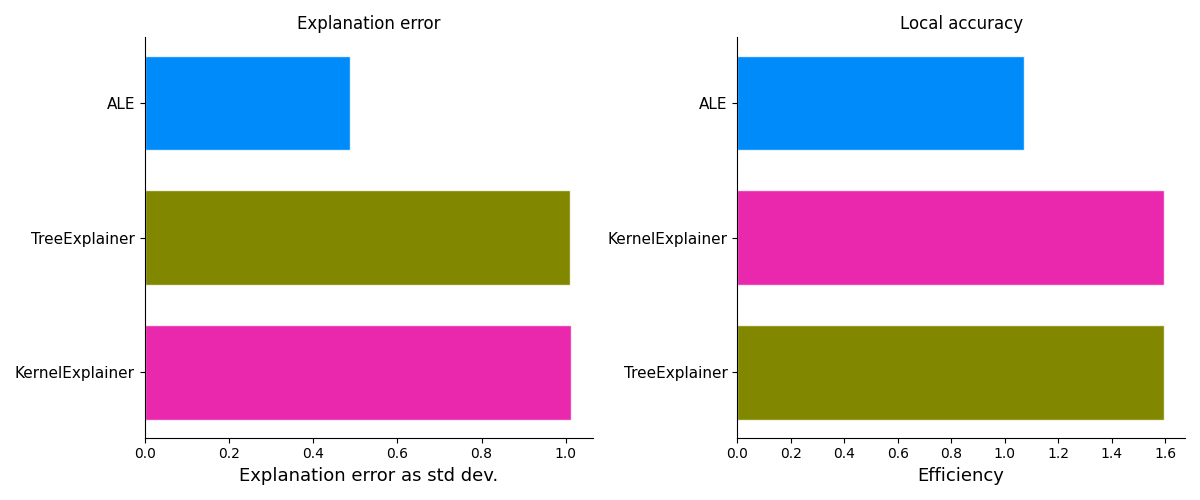

Generate this figure with Python:
import numpy
import shap
import shap.benchmark
import shap.maskers
from alibi.explainers import ALE
from joblib import load
from matplotlib import pyplot as plt
from shap.benchmark.experiments import *
from sklearn.datasets import load_iris
from sklearn.model_selection import train_test_split

import my_utils
from Global.Models.ETC_model import create_ETC


def score_map(true, pred):
    """ Computes local accuracy as the normalized standard deviation of numerical scores.
    """
    return np.std(pred - true) / (np.std(true) + 1e-6)


def to_array(*args):
    # REMEMBER THIS
    return [a.values if str(type(a)).endswith("'pandas.core.frame.DataFrame'>") else a for a in args]


def strip_list(attrs):
    """ This assumes that if you have a list of outputs you just want the second one (the second class is the '1' class)
    """
    if isinstance(attrs, list):
        return attrs[1]
    else:
        return attrs


def local_accuracy(X_train, X_test, attr_test, metric, trained_model):
    """ The how well do the features plus a constant base rate sum up to the model output.
    """

    X_train, X_test = to_array(X_train, X_test)

    # how many features to mask
    assert X_train.shape[1] == X_test.shape[1]

    # keep nkeep top features and re-train the model for each test explanation
    yp_test = trained_model.predict(X_test)

    return metric(yp_test, strip_list(attr_test).sum(1))


def bench(is_need_to_create, model_filename):
    data = load_iris()
    # X_train, X_test, Y_train, Y_test = train_test_split(*shap.datasets.iris(), test_size=0.2, random_state=0)
    feature_names = data.feature_names
    target_names = data.target_names
    X = data.data
    y = data.target
    X_train, X_test, Y_train, Y_test = train_test_split(X, y, test_size=0.2, random_state=0)

    # X_eval = X_test.values[:]
    X_eval = X_test[:]
    y_eval = Y_test[:]

    if is_need_to_create:
        create_ETC(model_filename, X_train, Y_train)

    model = load(model_filename)
    masker = shap.maskers.Independent(data=X_eval)

    explainers = [
        ("KernelExplainer", shap.KernelExplainer(model.predict_proba, X_train, masker=masker)),
        ("TreeExplainer", shap.TreeExplainer(model, masker=masker))
    ]
    results = {}
    explanation_error_arr = []
    local_accuracy_arr = []

    for name, exp in explainers:
        shap_values = exp.shap_values(X_eval)
        smasker = shap.benchmark.ExplanationError(masker, model.predict, shap_values[0])
        explanation_error_arr.append(smasker(shap_values[0], name=name))
        local_accuracy_arr.append(
            shap.benchmark.BenchmarkResult(
                "local accuracy", name, value=local_accuracy(X_train, X_test, shap_values[0], score_map, model)
            )
        )

    ale = ALE(model.predict_proba, feature_names=feature_names, target_names=target_names)
    exp = ale.explain(X_train)
    ale_values = exp.ale_values
    # ale_values = ale.explain(X_eval, min_bin_points=X_eval.shape[0])

    new_ale_values = []
    for i in range(target_names.size):
        tmp = []
        for j in range(len(ale_values)):
            tmp2 = []
            for k in range(ale_values[j].shape[0]):
                tmp3 = []
                for l in range(ale_values[j].shape[1]):
                    tmp3.append((ale_values[j])[k][l])
                tmp2.append(np.array(tmp3))
            tmp.append(np.array(tmp2))
        new_ale_values.append(tmp)

    new_ale_values = np.array(new_ale_values)
    smasker = shap.benchmark.ExplanationError(masker, model.predict, new_ale_values[0])
    explanation_error_arr.append(smasker(new_ale_values[0], name='ALE'))
    local_accuracy_arr.append(
        shap.benchmark.BenchmarkResult(
            "local accuracy", 'ALE', value=local_accuracy(X_train, X_test, new_ale_values[0], score_map, model)
        )
    )

    # TODO: metric for ALE

    """   This benchmark metric measures the discrepancy between the output of the model predicted by an
       attribution explanation vs. the actual output of the model.  """
    results["explanation error"] = explanation_error_arr
    results["local accuracy"] = local_accuracy_arr

    num_plot_rows = len(results) // 2 + len(results) % 2
    fig, ax = plt.subplots(num_plot_rows, 2, figsize=(12, 5 * num_plot_rows))

    for i, k in enumerate(results):
        plt.subplot(num_plot_rows, 2, i + 1)
        shap.plots.benchmark(results[k], show=False)

    plt.tight_layout()
    plt.savefig(my_utils.PATH_TO_METHODS_BENCHMARK + 'methods_benchmark.png')
    plt.clf()


if __name__ == "__main__":
    create = True
    BAG_model_filename = my_utils.path_to_project + 'Global/Trained_models/BAG.joblib'

    bench(create, BAG_model_filename)
